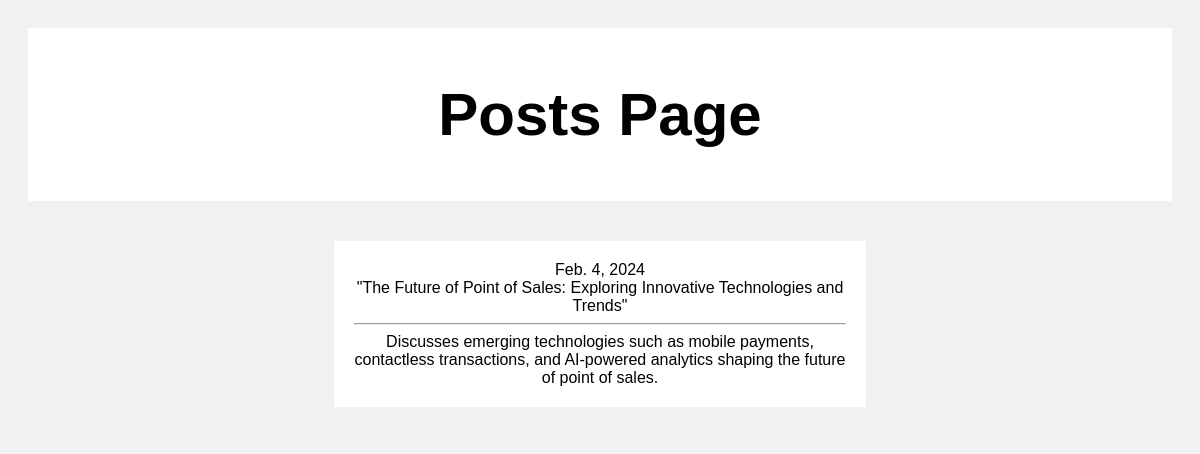
The app's page /posts/1/ with its own data.
### blog_app/models.py (models this page shows, shortened)
class BlogPost(models.Model):
    date=models.DateField(auto_now = True)
    title=models.CharField(max_length=100)
    body=models.TextField()

### blog_app/views.py (the view)
# urls.py: path("posts/<int:pk>/", views.post, name='post'), #uses dynamic routing to display different posts
def post(request, pk):
    individual_post=BlogPost.objects.get(id=pk)
    return render(request, 'posts.html', {"ind_post":individual_post})

### templates/posts.html
{% extends 'structure.html' %}
{% block content %}
<body>
<div class="header">
  <h2>Posts Page</h2>
</div>
<div class="row">
  <div class="leftcolumn">
    <div class="card">
      {{ ind_post.date }}
      <br>
      {{ ind_post.title }}
      <br><hr>
      {{ ind_post.body }}
    </div>
  </div>
</div>
</body>
{% endblock %}

### templates/structure.html (style rules this page uses)
* { box-sizing: border-box; }
body { font-family: Arial; padding: 20px; background: #f1f1f1; }
.header { padding: 2px; font-size: 40px; text-align: center; background: white; }
.leftcolumn { margin: auto; width: 50%; padding: 20px; }
.card { background-color: white; padding: 20px; margin-top: 20px; text-align: center; }
.row:after { content: ""; display: table; clear: both; }

### records on screen
BlogPost: date "Feb. 4, 2024", title "\"The Future of Point of Sales: Exploring Innovative Technologies and Trends\"", body "Discusses emerging technologies such as mobile payments, contactless transactions, and AI-powered analytics shaping the future of point of sales."
